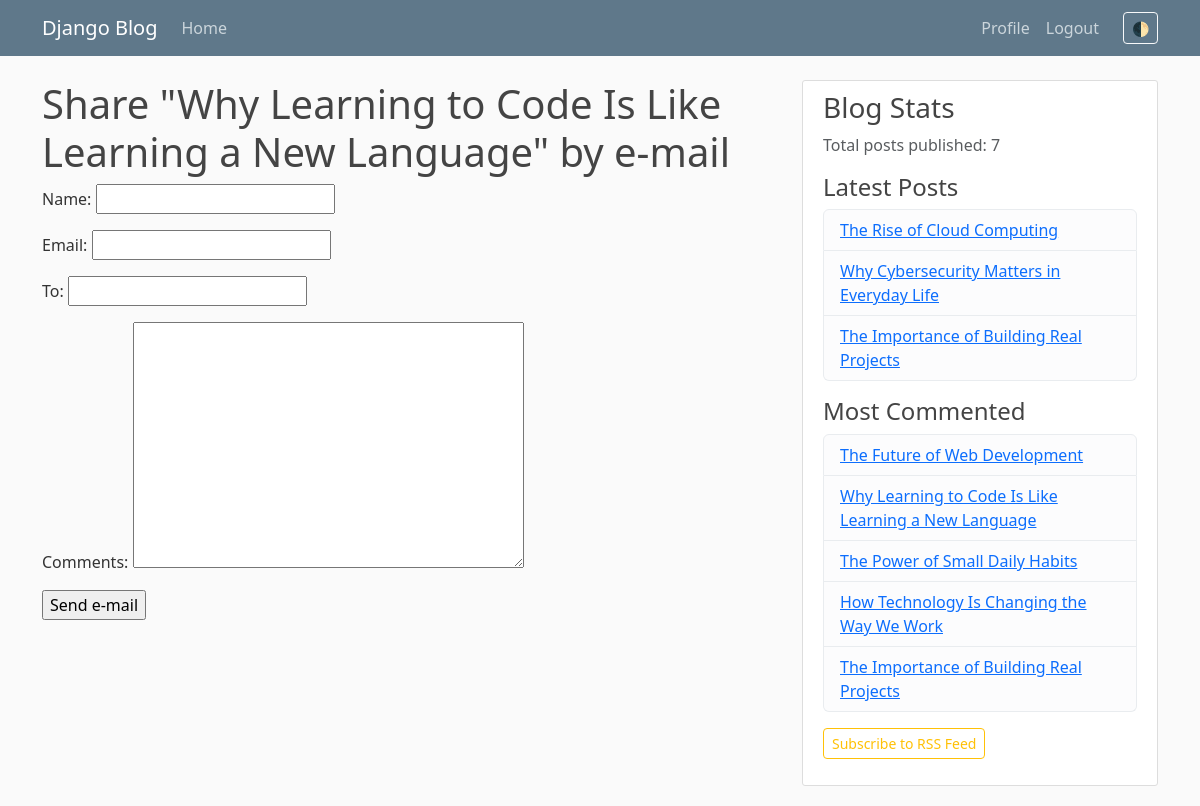
The page /2/share/ (signed in) on the database its author committed.
### blog/models.py (models this page shows, shortened)
class Post(models.Model):
    class Status(models.TextChoices):
        DRAFT = 'DF', 'Draft'
        PUBLISHED = 'PB', 'Published'
    title = models.CharField(max_length=250)
    slug = models.SlugField(
        max_length=250,
        unique_for_date='publish'
    )
    author = models.ForeignKey(
        settings.AUTH_USER_MODEL,
        on_delete=models.CASCADE,
        related_name='blog_posts'
    )
    body = models.TextField()
    publish = models.DateTimeField(default=timezone.now)
    created = models.DateTimeField(auto_now_add=True)
    updated = models.DateTimeField(auto_now=True)
    status = models.CharField(
        max_length=2,
        choices=Status,
        default=Status.DRAFT
    )
    objects = models.Manager()  # The default manager.
    published = PublishedManager()  # Our custom manager.
    tags = TaggableManager()
    class Meta:
        ordering = ['-publish']
        indexes = [
            models.Index(fields=['-publish']),
        ]
    def get_absolute_url(self):
        return reverse(
            'blog:post_detail',
            args=[
                self.publish.year,
                self.publish.month,
                self.publish.day,
                self.slug,
            ],
        )

### blog/views.py (the view)
# urls.py: path('<int:post_id>/share/', views.post_share, name='post_share'),
@login_required
def post_share(request, post_id):
    post = get_object_or_404(
        Post,
        id=post_id,
        status=Post.Status.PUBLISHED
    )
    sent = False
    if request.method == 'POST':
        form = EmailPostForm(request.POST)
        if form.is_valid():
            cd = form.cleaned_data
            post_url = request.build_absolute_uri(
                post.get_absolute_url()
            )
            subject = (
                f"{cd['name']} ({cd['email']}) "
                f"recommends you read {post.title}"
            )
            message = (
                f"Read {post.title} at {post_url}\n\n"
                f"{cd['name']}'s comments: {cd['comments']}"
            )
            send_mail(
                subject=subject,
                message=message,
                from_email=None,
                recipient_list=[cd['to']],
            )
            sent = True
    else:
        form = EmailPostForm()
    return render(
        request,
        'blog/post/share.html',
        {
            'post': post,
            'form': form,
            'sent': sent
        },
    )

### blog/forms.py
class EmailPostForm(forms.Form):
    name = forms.CharField(max_length=25)
    email = forms.EmailField()
    to = forms.EmailField()
    comments = forms.CharField(
        required=False,
        widget=forms.Textarea
    )

### blog/models.py (called while the page is built)
    def get_queryset(self):
        return (
            super().get_queryset().filter(status=Post.Status.PUBLISHED)
        )

### blog/templatetags/blog_tags.py (called while the page is built)
@register.simple_tag
def total_posts():
    return Post.published.count()

@register.inclusion_tag('blog/post/latest_posts.html')
def show_latest_posts(count=5):
    latest_posts = Post.published.order_by('-publish')[:count]
    return {'latest_posts': latest_posts}

@register.simple_tag
def get_most_commented_posts(count=5):
    return Post.published.annotate(
        total_comments=Count('comments')
    ).order_by('-total_comments')[:count]

### blog/templates/blog/post/share.html (shortened to what this page needs)
{% extends "blog/base.html" %}
{% block content %}
  {% if sent %}
    <h1>E-mail successfully sent</h1>
    <p>
      "{{ post.title }}" was successfully sent to {{ form.cleaned_data.to }}.
    </p>
  {% else %}
    <h1>Share "{{ post.title }}" by e-mail</h1>
    <form method="post" novalidate>
      {{ form.as_p }}
      <input type="submit" value="Send e-mail">
    </form>
  {% endif %}
{% endblock %}

### blog/templates/blog/base.html (shortened to what this page needs)
{% load static %}
{% load blog_tags %}
<!DOCTYPE html>
<html data-bs-theme="light">
<head>
    <link href="https://cdn.jsdelivr.net/npm/bootstrap@5.3.8/dist/css/bootstrap.min.css" rel="stylesheet">
    <link rel="stylesheet" type="text/css" href="{% static 'blog/main.css' %}">
</head>
<body>
    <header class="site-header">
        <nav class="navbar navbar-expand-md navbar-dark bg-steel fixed-top">
            <div class="container">
            <a class="navbar-brand mr-4" href="/">Django Blog</a>
            <div class="collapse navbar-collapse" id="navbarToggle">
                <div class="navbar-nav mr-auto">
                <a class="nav-item nav-link" href="{% url 'blog:post_list' %}">Home</a>
                </div>
                <div class="navbar-nav ms-auto">
                    {% if user.is_authenticated %}
                     <a class="nav-item nav-link" href="{% url 'profile' %}">Profile</a>
                    <form method="POST" action="{% url 'logout' %}">
                        <button type="submit" class="nav-item nav-link">Logout</button>
                    </form>
                    {% else %}
                    <a class="nav-item nav-link" href="{% url 'login' %}">Login</a>
                    <a class="nav-item nav-link" href="{% url 'register' %}">Register</a>
                    {% endif %}
                    <button class="btn btn-outline-light btn-sm ms-3 mt-1 mb-1" id="theme-toggle" type="button" title="Toggle Theme">🌓</button>
                </div>
            </div>
            </div>
        </nav>
    </header>
    <main role="main" class="container">
  <div class="row">
    <div class="col-md-{% block content_width %}8{% endblock %} {% block content_offset %}{% endblock %}">
      {% block content %}
      {% endblock %}
    </div>
    {% block sidebar %}
    <div class="col-md-4">
      <div class="content-section">
        <h3>Blog Stats</h3>
        <p class='text-muted'>Total posts published: {% total_posts %}</p>
        <h4>Latest Posts</h4>
        {% show_latest_posts 3 %}
        <h4 class="mt-3">Most Commented</h4>
        {% get_most_commented_posts as most_commented_posts %}
        <ul class="list-group mb-3">
          {% for post in most_commented_posts %}
            <li class="list-group-item list-group-item-light">
              <a href="{{ post.get_absolute_url }}">{{ post.title }}</a>
            </li>
          {% empty %}
            <li class="list-group-item list-group-item-light text-muted">No posts yet.</li>
          {% endfor %}
        </ul>
        <p><a href="{% url 'blog:post_feed' %}" class="btn btn-outline-warning btn-sm">Subscribe to RSS Feed</a></p>
      </div>
    </div>
    {% endblock sidebar %}
  </div>
</main>
</body>
</html>

### blog/templates/blog/post/latest_posts.html
<ul class="list-group">
  {% for post in latest_posts %}
    <li class="list-group-item list-group-item-light">
      <a href="{{ post.get_absolute_url }}">{{ post.title }}</a>
    </li>
  {% empty %}
    <li class="list-group-item list-group-item-light text-muted">No posts yet.</li>
  {% endfor %}
</ul>

### blog/static/blog/main.css (style rules this page uses)
body { background: #fafafa; color: #333333; margin-top: 5rem; }
h1, h2, h3, h4, h5, h6 { color: #444444; }
ul { margin: 0; }
.bg-steel { background-color: #5f788a; }
.site-header .navbar-nav .nav-link { color: #cbd5db; }
.content-section { background: #ffffff; padding: 10px 20px; border: 1px solid #dddddd; border-radius: 3px; margin-bottom: 20px; }

### rows shown on the page
Post: title "Why Learning to Code Is Like Learning a New Language"
Post: title "The Rise of Cloud Computing"
Post: title "Why Cybersecurity Matters in Everyday Life"
Post: title "The Importance of Building Real Projects"
Post: title "The Future of Web Development"
Post: title "The Power of Small Daily Habits"
Post: title "How Technology Is Changing the Way We Work"
